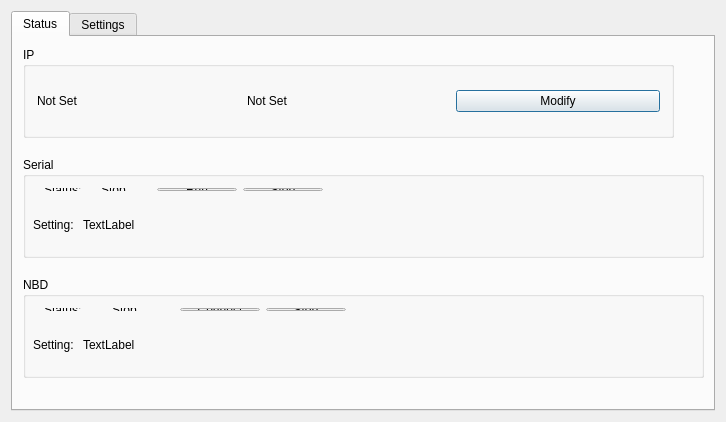
<?xml version="1.0" encoding="UTF-8"?>
<ui version="4.0">
 <class>MainDialog</class>
 <widget class="QDialog" name="MainDialog">
  <property name="geometry">
   <rect>
    <x>0</x>
    <y>0</y>
    <width>726</width>
    <height>422</height>
   </rect>
  </property>
  <property name="windowTitle">
   <string>MainDialog</string>
  </property>
  <layout class="QHBoxLayout" name="horizontalLayout_2">
   <item>
    <widget class="QTabWidget" name="tabWidget">
     <property name="currentIndex">
      <number>0</number>
     </property>
     <widget class="QWidget" name="tab">
      <attribute name="title">
       <string>Status</string>
      </attribute>
      <widget class="QGroupBox" name="groupBox">
       <property name="geometry">
        <rect>
         <x>10</x>
         <y>10</y>
         <width>651</width>
         <height>91</height>
        </rect>
       </property>
       <property name="title">
        <string>IP</string>
       </property>
       <property name="alignment">
        <set>Qt::AlignLeading|Qt::AlignLeft|Qt::AlignTop</set>
       </property>
       <property name="flat">
        <bool>false</bool>
       </property>
       <layout class="QVBoxLayout" name="verticalLayout">
        <item>
         <layout class="QHBoxLayout" name="horizontalLayout">
          <item>
           <widget class="QLabel" name="St_ipLabel">
            <property name="text">
             <string>Not Set                           </string>
            </property>
           </widget>
          </item>
          <item>
           <widget class="QLabel" name="St_maskLabel">
            <property name="text">
             <string>Not Set</string>
            </property>
           </widget>
          </item>
          <item>
           <widget class="QPushButton" name="St_ipPushButton">
            <property name="text">
             <string>Modify</string>
            </property>
           </widget>
          </item>
         </layout>
        </item>
       </layout>
      </widget>
      <widget class="QGroupBox" name="groupBox_2">
       <property name="geometry">
        <rect>
         <x>10</x>
         <y>120</y>
         <width>681</width>
         <height>101</height>
        </rect>
       </property>
       <property name="title">
        <string>Serial</string>
       </property>
       <widget class="QWidget" name="layoutWidget">
        <property name="geometry">
         <rect>
          <x>10</x>
          <y>20</y>
          <width>301</width>
          <height>25</height>
         </rect>
        </property>
        <layout class="QHBoxLayout" name="horizontalLayout_3">
         <item>
          <widget class="QLabel" name="label_9">
           <property name="text">
            <string>Status:</string>
           </property>
          </widget>
         </item>
         <item>
          <widget class="QLabel" name="St_serialLabel">
           <property name="text">
            <string>Stop</string>
           </property>
          </widget>
         </item>
         <item>
          <widget class="QPushButton" name="St_serialRunPushButton">
           <property name="text">
            <string>Run</string>
           </property>
          </widget>
         </item>
         <item>
          <widget class="QPushButton" name="St_serialStopPushButton">
           <property name="text">
            <string>Stop</string>
           </property>
          </widget>
         </item>
        </layout>
       </widget>
       <widget class="QLabel" name="label_4">
        <property name="geometry">
         <rect>
          <x>10</x>
          <y>60</y>
          <width>47</width>
          <height>15</height>
         </rect>
        </property>
        <property name="text">
         <string>Setting:</string>
        </property>
       </widget>
       <widget class="QLabel" name="St_serialSetLabel">
        <property name="geometry">
         <rect>
          <x>60</x>
          <y>60</y>
          <width>611</width>
          <height>16</height>
         </rect>
        </property>
        <property name="text">
         <string>TextLabel</string>
        </property>
       </widget>
      </widget>
      <widget class="QGroupBox" name="groupBox_3">
       <property name="geometry">
        <rect>
         <x>10</x>
         <y>240</y>
         <width>681</width>
         <height>101</height>
        </rect>
       </property>
       <property name="title">
        <string>NBD</string>
       </property>
       <widget class="QWidget" name="layoutWidget">
        <property name="geometry">
         <rect>
          <x>10</x>
          <y>20</y>
          <width>324</width>
          <height>25</height>
         </rect>
        </property>
        <layout class="QHBoxLayout" name="horizontalLayout_10">
         <item>
          <widget class="QLabel" name="label_10">
           <property name="text">
            <string>Status:</string>
           </property>
          </widget>
         </item>
         <item>
          <widget class="QLabel" name="St_nbdLabel">
           <property name="text">
            <string>Stop</string>
           </property>
          </widget>
         </item>
         <item>
          <widget class="QPushButton" name="St_nbdConnectPushButton">
           <property name="text">
            <string>Connect</string>
           </property>
          </widget>
         </item>
         <item>
          <widget class="QPushButton" name="St_nbdStopPushButton">
           <property name="text">
            <string>Stop</string>
           </property>
          </widget>
         </item>
        </layout>
       </widget>
       <widget class="QLabel" name="label_5">
        <property name="geometry">
         <rect>
          <x>10</x>
          <y>60</y>
          <width>51</width>
          <height>16</height>
         </rect>
        </property>
        <property name="text">
         <string>Setting:</string>
        </property>
       </widget>
       <widget class="QLabel" name="St_nbdSetLabel">
        <property name="geometry">
         <rect>
          <x>60</x>
          <y>60</y>
          <width>611</width>
          <height>16</height>
         </rect>
        </property>
        <property name="text">
         <string>TextLabel</string>
        </property>
       </widget>
      </widget>
     </widget>
     <widget class="QWidget" name="tab_2">
      <attribute name="title">
       <string>Settings</string>
      </attribute>
      <widget class="QPushButton" name="Se_SetpushButton">
       <property name="geometry">
        <rect>
         <x>520</x>
         <y>120</y>
         <width>80</width>
         <height>23</height>
        </rect>
       </property>
       <property name="text">
        <string>Serial Set</string>
       </property>
      </widget>
      <widget class="QWidget" name="layoutWidget">
       <property name="geometry">
        <rect>
         <x>10</x>
         <y>50</y>
         <width>231</width>
         <height>25</height>
        </rect>
       </property>
       <layout class="QHBoxLayout" name="horizontalLayout_4">
        <item>
         <widget class="QLabel" name="label_2">
          <property name="text">
           <string>Run as client/server:</string>
          </property>
         </widget>
        </item>
        <item>
         <widget class="QComboBox" name="Se_CSComboBox"/>
        </item>
       </layout>
      </widget>
      <widget class="QWidget" name="layoutWidget">
       <property name="geometry">
        <rect>
         <x>290</x>
         <y>50</y>
         <width>191</width>
         <height>25</height>
        </rect>
       </property>
       <layout class="QHBoxLayout" name="horizontalLayout_5">
        <item>
         <widget class="QLabel" name="Se_SIPLabel">
          <property name="text">
           <string>Server IP:</string>
          </property>
         </widget>
        </item>
        <item>
         <widget class="QLineEdit" name="Se_SIPLineEdit">
          <property name="inputMask">
           <string>000.000.000.000</string>
          </property>
         </widget>
        </item>
       </layout>
      </widget>
      <widget class="QWidget" name="layoutWidget">
       <property name="geometry">
        <rect>
         <x>10</x>
         <y>100</y>
         <width>125</width>
         <height>25</height>
        </rect>
       </property>
       <layout class="QHBoxLayout" name="horizontalLayout_6">
        <item>
         <widget class="QLabel" name="label_3">
          <property name="text">
           <string>Serial:</string>
          </property>
         </widget>
        </item>
        <item>
         <widget class="QComboBox" name="Se_SerialComboBox"/>
        </item>
       </layout>
      </widget>
      <widget class="QWidget" name="layoutWidget">
       <property name="geometry">
        <rect>
         <x>530</x>
         <y>50</y>
         <width>161</width>
         <height>25</height>
        </rect>
       </property>
       <layout class="QHBoxLayout" name="horizontalLayout_7">
        <item>
         <widget class="QLabel" name="Se_SPortLabel">
          <property name="text">
           <string>Sever Port:</string>
          </property>
         </widget>
        </item>
        <item>
         <widget class="QLineEdit" name="Se_SPortlineEdit">
          <property name="inputMask">
           <string/>
          </property>
         </widget>
        </item>
       </layout>
      </widget>
      <widget class="QWidget" name="layoutWidget">
       <property name="geometry">
        <rect>
         <x>10</x>
         <y>150</y>
         <width>150</width>
         <height>25</height>
        </rect>
       </property>
       <layout class="QHBoxLayout" name="horizontalLayout_8">
        <item>
         <widget class="QLabel" name="label_6">
          <property name="text">
           <string>BaudRate:</string>
          </property>
         </widget>
        </item>
        <item>
         <widget class="QComboBox" name="Se_BRateComboBox"/>
        </item>
       </layout>
      </widget>
      <widget class="QPushButton" name="Se_nbdPushButton">
       <property name="geometry">
        <rect>
         <x>520</x>
         <y>250</y>
         <width>80</width>
         <height>23</height>
        </rect>
       </property>
       <property name="text">
        <string>Nbd Set</string>
       </property>
      </widget>
      <widget class="QWidget" name="layoutWidget">
       <property name="geometry">
        <rect>
         <x>290</x>
         <y>100</y>
         <width>196</width>
         <height>25</height>
        </rect>
       </property>
       <layout class="QHBoxLayout" name="horizontalLayout_9">
        <item>
         <widget class="QLabel" name="Se_LocalPortLabel">
          <property name="text">
           <string>Local Port:</string>
          </property>
         </widget>
        </item>
        <item>
         <widget class="QLineEdit" name="Se_LocalPortLineEdit"/>
        </item>
       </layout>
      </widget>
      <widget class="QWidget" name="layoutWidget">
       <property name="geometry">
        <rect>
         <x>10</x>
         <y>250</y>
         <width>191</width>
         <height>25</height>
        </rect>
       </property>
       <layout class="QHBoxLayout" name="horizontalLayout_11">
        <item>
         <widget class="QLabel" name="label">
          <property name="text">
           <string>Server IP:</string>
          </property>
         </widget>
        </item>
        <item>
         <widget class="QLineEdit" name="Se_nbdserverLineEdit">
          <property name="inputMask">
           <string>000.000.000.000</string>
          </property>
         </widget>
        </item>
       </layout>
      </widget>
      <widget class="QLabel" name="label_7">
       <property name="geometry">
        <rect>
         <x>10</x>
         <y>210</y>
         <width>121</width>
         <height>16</height>
        </rect>
       </property>
       <property name="text">
        <string>NBD Settings</string>
       </property>
      </widget>
      <widget class="QLabel" name="label_8">
       <property name="geometry">
        <rect>
         <x>10</x>
         <y>10</y>
         <width>91</width>
         <height>16</height>
        </rect>
       </property>
       <property name="text">
        <string>Serail Settings</string>
       </property>
      </widget>
     </widget>
    </widget>
   </item>
  </layout>
 </widget>
 <layoutdefault spacing="6" margin="11"/>
 <resources/>
 <connections/>
</ui>
